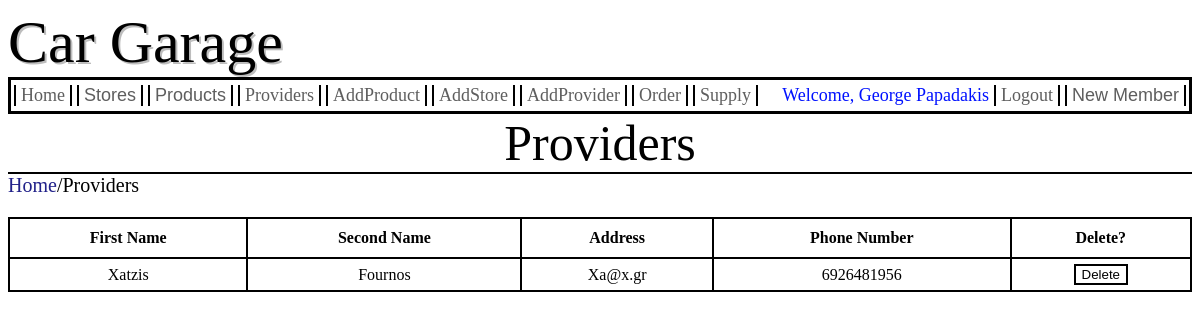
Screenshot of /providers.php (signed in) with the database file from the repository.
### tables this page shows
CREATE TABLE `users` (
  `user_id` int(11) NOT NULL,
  `first_name` varchar(150) NOT NULL,
  `second_name` varchar(150) NOT NULL,
  `password` varchar(150) NOT NULL,
  `email` varchar(200) NOT NULL,
  `phone` bigint(20) NOT NULL,
  `property` varchar(100) NOT NULL
);

### functions.php (called while the page is built, shortened)
<?php
function check_login($con)
{
    if(isset($_SESSION['id']))
    {
        $id = $_SESSION['id'];
        $query = "select * from users where user_id = '$id' limit 1";
        $results = mysqli_query($con,$query);
        if($results && mysqli_num_rows($results)>0)
        {
            $user_data = mysqli_fetch_assoc($results);
            return $user_data;
        }
    }else
    {
        return 0;
    }
    die;
}

### providers.php (the view, shortened to what this page needs)
<?php
    include("Setup.php");
    include("functions.php");
    $user_data = check_login($con);
?>
<html>
    <head>
        <link rel="stylesheet" href="css/style.css" />
    </head>
    <body>
        <?php include("header.php");?>
        <form action="providers.php" method="POST">
            <div class="StoresTile">Providers</div>
                <div class="LocationInfo">
                    <a href="index.php" class="LocationInfo-text LocationInfo-text-buuton">Home</a>
                    <div>/</div>
                    <div>Providers</div>
                </div>
            <div class="StoreList">
                <table class="providersTable">
                    <tr>
                        <th>First Name</th>
                        <th>Second Name</th>
                        <th>Address</th>
                        <th>Phone Number</th>
                        <th>Delete?</th>
                    </tr>
                    <?php $result = mysqli_query($con,"SELECT * FROM users where users.property = 'provider' ORDER BY user_id DESC");
                    while($row = mysqli_fetch_array($result)){ ?>
                    <tr>
                        <td><?=$row['first_name']?></td>
                        <td><?=$row['second_name']?></td>
                        <td><?=$row['email']?></td>
                        <td><?=$row['phone']?></td>
                        <td><button type="submit" name="deleteP" value="<?=$row['user_id']?>">Delete</button></td>
                    </tr>
                    <?php }?>
                </table>
            </div>
        </form>
    </body>
</html>

### header.php (shortened to what this page needs)
<html>
<div class="Title">Car Garage</div>
        <div class="navBar">
            <a href="index.php">Home</a>
            <div class="dropdown" data-dropdown>
                <button class="links" data-dropdown-button="">Stores</button>
            </div>
            <div class="dropdown" data-dropdown>
                <button class="links" data-dropdown-button="">Products</button>
            </div>
            <?php if($user_data!=0){
                 if($user_data['property']=="admin"){
                    ?>
            <a href="providers.php">Providers</a>
            <a href="newproduct.php">AddProduct</a>
            <a href="newstore.php">AddStore</a>
            <a href="newprovider.php">AddProvider</a>
            <a href="order.php">Order</a>
            <a href="supply.php">Supply</a>
            <?php }
            }?>
            <div class="Login">
                <?php if($user_data==0){ ?>
                <div>Welcome, Guest</div>
                <div class="dropdown" data-dropdown>
                    <button class="links" data-dropdown-button="">Login</button>
                    <div class="dropdown-menu loginMenu">
                        <form method="post" class="formLogin">
                            <label for="email" class="labels">Email</label>
                            <input type="email" name="email" id="email">
                            <label for="password" class="labels">Password</label>
                            <input type="password" name="password" id="password">
                            <label class="Warnings-messages"><?=$warnLInfo?></label>
                            <button type="submit" name="login">Login</button>
                        </form>
                    </div>
                </div>
                <?php }else{ ?>
                <div class="welcome-name">Welcome, <?=$user_data['first_name'];?> <?=$user_data['second_name'];?></div>
                <a href="logout.php" class="Logout-Button">Logout</a>
                <?php if($user_data!=0){
                 if($user_data['property']=="admin"){
                    ?>
                <div class="dropdown" data-dropdown>
                    <button class="links" data-dropdown-button="">New Member</button>
                </div>
                <?php }
            }?>
                <?php } ?>
            </div>
        </div>
</html>

### css/style.css (style rules this page uses)
.navBar { position: relative; background-color: rgb(255, 255, 255); border-style: solid; font-size: large; display: flex; gap: 5px; padding: 5px 3px; }
.navBar > a { text-decoration: none; color: rgb(94, 94, 94); transition: color 75ms ease-in-out, border-bottom 75ms ease-in-out,border-top 75ms ease-in-out; border-style: solid; border-color: black; border-width: 2px; padding: 0 5px; border-bottom: 0px none; border-top: 0px none; }
.Title { height: auto; top: 4rem; font-size: 60px; color: rgb(0, 0, 0); text-shadow: 2px 2px rgb(189, 189, 189); }
.dropdown { position: relative; }
.links { color: rgb(94, 94, 94); transition: color 75ms ease-in-out, border-bottom 75ms ease-in-out,border-top 75ms ease-in-out; border-style: solid; border-color: black; border-width: 2px; padding: 0 5px; border-bottom: 0px none; border-top: 0px none; background: none; font-size: large; cursor: pointer; }
.Login { margin-left: auto; display: flex; gap: 5px; }
.Logout-Button { color: rgb(94, 94, 94); transition: color 75ms ease-in-out, border-bottom 75ms ease-in-out,border-top 75ms ease-in-out; border-style: solid; border-color: black; border-width: 2px; padding: 0 5px; border-bottom: 0px none; border-top: 0px none; background: none; font-size: large; cursor: pointer; text-decoration: none; }
.welcome-name { color: rgb(0, 17, 255); }
.StoresTile { text-align: center; font-size: 50px; font-family: Georgia, 'Times New Roman', Times, serif; border-bottom: 2px solid black; }
.StoreList { display: flex; flex-direction: column; gap: 50px; margin-top: 20px; width: 100%; }
.LocationInfo { display: flex; font-size: 20px; }
.LocationInfo-text { background: none; border: none; padding: 0; }
.LocationInfo-text-buuton { cursor: pointer; color: rgb(33, 33, 137); text-decoration: none; transition: color 75ms ease-in-out,text-decoration 75ms ease-in-out; }
.providersTable { background-color: black; }
.providersTable tr th,.providersTable tr td { background-color: white; padding: 0px 10px; }
.providersTable tr th { padding: 10px 15px; }
.providersTable tr td { text-align: center; padding: 5px; }
.providersTable tr td > button { background: none; border: 2px solid black; cursor: pointer; transition: background-color 120ms ease-in-out,border 90ms ease-in-out,color 90ms ease-in-out; }

### rows the page displays
users: first_name "George", second_name "Papadakis"
users: first_name "Xatzis", second_name "Fournos", email "Xa@x.gr", phone "6926481956", $row['user_id'] 2 (drawn)
